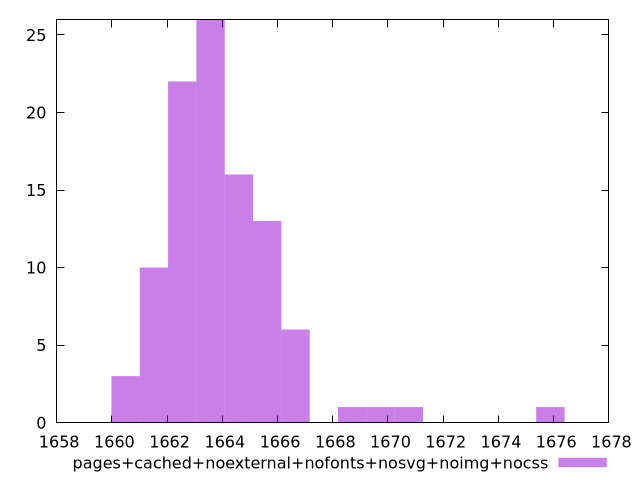

Reproduce this figure in gnuplot.
$_pagesCachedNoexternalNofontsNosvgNoimgNocss <<EOF
1662.5490565082762 22
1663.574688251958 26
1666.6515834830034 6
1665.6259517393216 13
1664.6003199956397 16
1661.5234247645942 10
1668.702846970367 1
1670.7541104577308 1
1675.8822691761402 1
1660.4977930209125 3
1669.728478714049 1
EOF
set key outside below
set terminal pngcairo
set output "report_00006_2020-11-02T20-21-41.718Z/metrics/pages+cached+noexternal+nofonts+nosvg+noimg+nocss//raw_hist.png"
set yrange [0:26]
set boxwidth 1.0256317436818483
set style fill transparent solid 0.5 noborder
plot $_pagesCachedNoexternalNofontsNosvgNoimgNocss title "pages+cached+noexternal+nofonts+nosvg+noimg+nocss" with boxes ,
